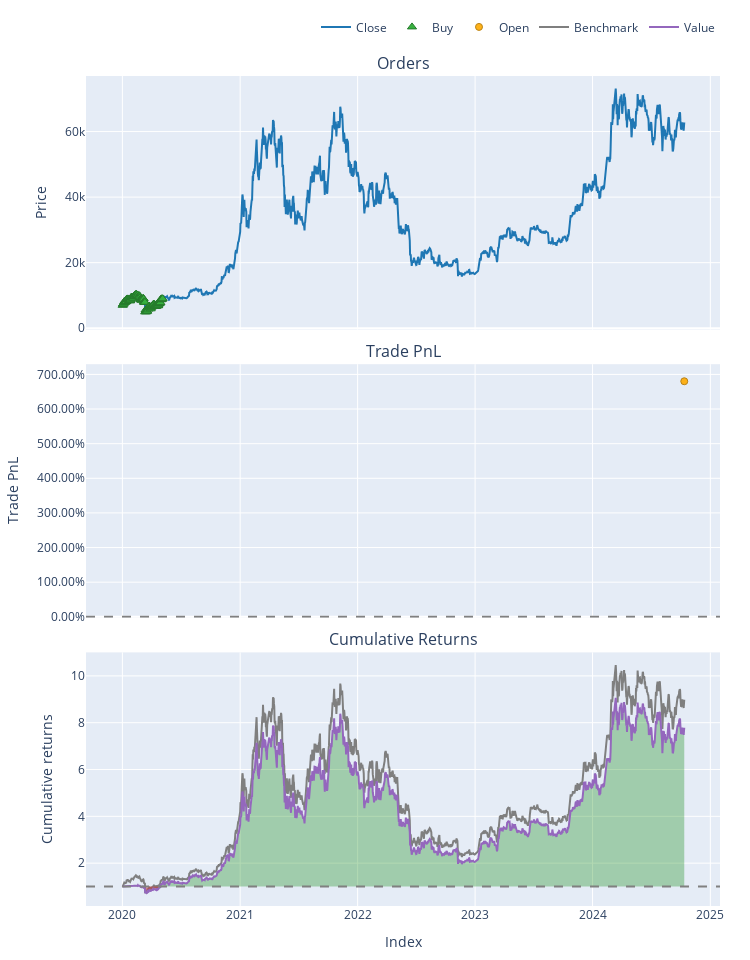

Notebook source saved alongside this figure:
### Code cell
# Wizualizacja wyników
pf.plot().show()

# Wyświetlenie podsumowania wyników
print(pf.stats())

### Figure 1 — Plotly figure (JSON) as saved in the notebook; plotly's stock layout.template omitted (floating-point values rounded to 4 significant figures; data arrays with more than 128 entries replaced by an {"elided": "..."} marker saying what was removed)
{"data": [{"legendgroup": "0", "line": {"color": "#1f77b4"}, "name": "Close", "showlegend": true, "type": "scatter", "uid": "a04e33dc-2a3f-47b0-abf5-e0a6857818c5", "x": {"elided": "1745 str values"}, "xaxis": "x", "y": {"elided": "1745 float values"}, "yaxis": "y"}, {"customdata": {"elided": "125x3 float values"}, "hovertemplate": "Order Id: %{customdata[0]}<br>Timestamp: %{x}<br>Price: %{y}<br>Size: %{customdata[1]:.6f}<br>Fees: %{customdata[2]:.6f}", "legendgroup": "1", "marker": {"color": "#37B13F", "line": {"color": "rgb(38,123,44)", "width": 1}, "size": 8, "symbol": "triangle-up"}, "mode": "markers", "name": "Buy", "type": "scatter", "uid": "32cf2e16-1449-4952-99d3-a75857090d31", "x": ["2020-01-02T00:00:00+00:00", "2020-01-03T00:00:00+00:00", "2020-01-04T00:00:00+00:00", "2020-01-05T00:00:00+00:00", "2020-01-06T00:00:00+00:00", "2020-01-07T00:00:00+00:00", "2020-01-08T00:00:00+00:00", "2020-01-09T00:00:00+00:00", "2020-01-10T00:00:00+00:00", "2020-01-11T00:00:00+00:00", "2020-01-12T00:00:00+00:00", "2020-01-13T00:00:00+00:00", "2020-01-14T00:00:00+00:00", "2020-01-15T00:00:00+00:00", "2020-01-16T00:00:00+00:00", "2020-01-17T00:00:00+00:00", "2020-01-18T00:00:00+00:00", "2020-01-19T00:00:00+00:00", "2020-01-20T00:00:00+00:00", "2020-01-21T00:00:00+00:00", "2020-01-22T00:00:00+00:00", "2020-01-23T00:00:00+00:00", "2020-01-24T00:00:00+00:00", "2020-01-25T00:00:00+00:00", "2020-01-26T00:00:00+00:00", "2020-01-27T00:00:00+00:00", "2020-01-28T00:00:00+00:00", "2020-01-29T00:00:00+00:00", "2020-01-30T00:00:00+00:00", "2020-01-31T00:00:00+00:00", "2020-02-01T00:00:00+00:00", "2020-02-02T00:00:00+00:00", "2020-02-03T00:00:00+00:00", "2020-02-04T00:00:00+00:00", "2020-02-05T00:00:00+00:00", "2020-02-06T00:00:00+00:00", "2020-02-07T00:00:00+00:00", "2020-02-08T00:00:00+00:00", "2020-02-09T00:00:00+00:00", "2020-02-10T00:00:00+00:00", "2020-02-11T00:00:00+00:00", "2020-02-12T00:00:00+00:00", "2020-02-13T00:00:00+00:00", "2020-02-14T00:00:00+00:00", "2020-02-15T00:00:00+00:00", "2020-02-16T00:00:00+00:00", "2020-02-17T00:00:00+00:00", "2020-02-18T00:00:00+00:00", "2020-02-19T00:00:00+00:00", "2020-02-20T00:00:00+00:00", "2020-02-21T00:00:00+00:00", "2020-02-22T00:00:00+00:00", "2020-02-23T00:00:00+00:00", "2020-02-24T00:00:00+00:00", "2020-02-25T00:00:00+00:00", "2020-02-26T00:00:00+00:00", "2020-02-27T00:00:00+00:00", "2020-02-28T00:00:00+00:00", "2020-02-29T00:00:00+00:00", "2020-03-01T00:00:00+00:00", "2020-03-02T00:00:00+00:00", "2020-03-03T00:00:00+00:00", "2020-03-04T00:00:00+00:00", "2020-03-05T00:00:00+00:00", "2020-03-06T00:00:00+00:00", "2020-03-07T00:00:00+00:00", "2020-03-08T00:00:00+00:00", "2020-03-09T00:00:00+00:00", "2020-03-10T00:00:00+00:00", "2020-03-11T00:00:00+00:00", "2020-03-12T00:00:00+00:00", "2020-03-13T00:00:00+00:00", "2020-03-14T00:00:00+00:00", "2020-03-15T00:00:00+00:00", "2020-03-16T00:00:00+00:00", "2020-03-17T00:00:00+00:00", "2020-03-18T00:00:00+00:00", "2020-03-19T00:00:00+00:00", "2020-03-20T00:00:00+00:00", "2020-03-21T00:00:00+00:00", "2020-03-22T00:00:00+00:00", "2020-03-23T00:00:00+00:00", "2020-03-24T00:00:00+00:00", "2020-03-25T00:00:00+00:00", "2020-03-26T00:00:00+00:00", "2020-03-27T00:00:00+00:00", "2020-03-28T00:00:00+00:00", "2020-03-29T00:00:00+00:00", "2020-03-30T00:00:00+00:00", "2020-03-31T00:00:00+00:00", "2020-04-01T00:00:00+00:00", "2020-04-02T00:00:00+00:00", "2020-04-03T00:00:00+00:00", "2020-04-04T00:00:00+00:00", "2020-04-05T00:00:00+00:00", "2020-04-06T00:00:00+00:00", "2020-04-07T00:00:00+00:00", "2020-04-08T00:00:00+00:00", "2020-04-09T00:00:00+00:00", "2020-04-10T00:00:00+00:00", "2020-04-11T00:00:00+00:00", "2020-04-12T00:00:00+00:00", "2020-04-13T00:00:00+00:00", "2020-04-14T00:00:00+00:00", "2020-04-15T00:00:00+00:00", "2020-04-16T00:00:00+00:00", "2020-04-17T00:00:00+00:00", "2020-04-18T00:00:00+00:00", "2020-04-19T00:00:00+00:00", "2020-04-20T00:00:00+00:00", "2020-04-21T00:00:00+00:00", "2020-04-22T00:00:00+00:00", "2020-04-23T00:00:00+00:00", "2020-04-24T00:00:00+00:00", "2020-04-25T00:00:00+00:00", "2020-04-26T00:00:00+00:00", "2020-04-27T00:00:00+00:00", "2020-04-28T00:00:00+00:00", "2020-04-29T00:00:00+00:00", "2020-04-30T00:00:00+00:00", "2020-05-01T00:00:00+00:00", "2020-05-02T00:00:00+00:00", "2020-05-03T00:00:00+00:00", "2020-05-04T00:00:00+00:00", "2020-05-05T00:00:00+00:00"], "xaxis": "x", "y": [6985.0, 7345.0, 7411.0, 7411.0, 7769.0, 8164.0, 8080.0, 7879.0, 8167.0, 8038.0, 8192.0, 8144.0, 8828.0, 8807.0, 8724.0, 8929.0, 8943.0, 8706.0, 8658.0, 8746.0, 8681.0, 8407.0, 8445.0, 8368.0, 8597.0, 8910.0, 9359.0, 9317.0, 9509.0, 9351.0, 9393.0, 9344.0, 9294.0, 9181.0, 9613.0, 9730.0, 9796.0, 9865.0, 10120.0, 9857.0, 10210.0, 10330.0, 10210.0, 10310.0, 9889.0, 9934.0, 9690.0, 10140.0, 9633.0, 9608.0, 9686.0, 9663.0, 9925.0, 9650.0, 9342.0, 8821.0, 8784.0, 8672.0, 8600.0, 8562.0, 8870.0, 8788.0, 8755.0, 9079.0, 9123.0, 8910.0, 8108.0, 7924.0, 7910.0, 7911.0, 4971.0, 5564.0, 5200.0, 5392.0, 5014.0, 5226.0, 5238.0, 6191.0, 6199.0, 6185.0, 5830.0, 6416.0, 6735.0, 6681.0, 6716.0, 6470.0, 6242.0, 5922.0, 6430.0, 6439.0, 6607.0, 6794.0, 6733.0, 6868.0, 6791.0, 7272.0, 7176.0, 7334.0, 7302.0, 6865.0, 6859.0, 6971.0, 6845.0, 6842.0, 6642.0, 7117.0, 7096.0, 7258.0, 7189.0, 6882.0, 6880.0, 7117.0, 7430.0, 7551.0, 7570.0, 7680.0, 7796.0, 7807.0, 8801.0, 8659.0, 8865.0, 8989.0, 8897.0, 8913.0, 9003.0], "yaxis": "y"}, {"customdata": [[0, 0, 6789000.0, 6.803]], "hovertemplate": "Exit Trade Id: %{customdata[0]}<br>Position Id: %{customdata[1]}<br>Exit Timestamp: %{x}<br>PnL: %{customdata[2]:.6f}<br>Return: %{customdata[3]:.2%}", "legendgroup": "2", "marker": {"color": "#FFAA00", "line": {"color": "rgb(178,118,0)", "width": 1}, "opacity": [0.9], "size": [7], "symbol": "circle"}, "mode": "markers", "name": "Open", "type": "scatter", "uid": "0fd0ba3d-1031-4af7-ae9d-94b1fd18019c", "x": ["2024-10-12T00:00:00+00:00"], "xaxis": "x2", "y": [6.803], "yaxis": "y2"}, {"legendgroup": "3", "line": {"color": "#7f7f7f"}, "name": "Benchmark", "showlegend": true, "type": "scatter", "uid": "aa5c05e6-6f8e-4cc8-9175-55b0edf40a9f", "x": {"elided": "1745 str values"}, "xaxis": "x3", "y": {"elided": "1745 float values"}, "yaxis": "y3"}, {"hoverinfo": "skip", "legendgroup": "4", "line": {"color": "rgba(0, 0, 0, 0)", "width": 0}, "opacity": 0, "showlegend": false, "type": "scatter", "uid": "2ce07d64-f5bb-4601-9c86-e43a8bd35360", "x": {"elided": "1745 str values"}, "xaxis": "x3", "y": {"elided": "1745 int values"}, "yaxis": "y3"}, {"connectgaps": false, "fill": "tonexty", "fillcolor": "rgba(0, 128, 0, 0.3)", "hoverinfo": "skip", "legendgroup": "4", "line": {"color": "rgba(0, 0, 0, 0)", "width": 0}, "opacity": 0, "showlegend": false, "type": "scatter", "uid": "a9480d61-b53c-4399-accc-3c52c43b1956", "x": {"elided": "1745 str values"}, "xaxis": "x3", "y": {"elided": "1745 float values"}, "yaxis": "y3"}, {"hoverinfo": "skip", "legendgroup": "4", "line": {"color": "rgba(0, 0, 0, 0)", "width": 0}, "opacity": 0, "showlegend": false, "type": "scatter", "uid": "b4e07975-7e96-4a11-bcb1-3b172dbf9851", "x": {"elided": "1745 str values"}, "xaxis": "x3", "y": {"elided": "1745 int values"}, "yaxis": "y3"}, {"connectgaps": false, "fill": "tonexty", "fillcolor": "rgba(255, 0, 0, 0.3)", "hoverinfo": "skip", "legendgroup": "4", "line": {"color": "rgba(0, 0, 0, 0)", "width": 0}, "opacity": 0, "showlegend": false, "type": "scatter", "uid": "8d7d8f32-283a-4020-a5aa-17226d181340", "x": {"elided": "1745 str values"}, "xaxis": "x3", "y": {"elided": "1745 float values"}, "yaxis": "y3"}, {"legendgroup": "5", "line": {"color": "#9467bd"}, "name": "Value", "showlegend": true, "type": "scatter", "uid": "a2bd4c0d-d27f-4b75-96d0-da1609d41985", "x": {"elided": "1745 str values"}, "xaxis": "x3", "y": {"elided": "1745 float values"}, "yaxis": "y3"}, {"hoverinfo": "skip", "legendgroup": "4", "line": {"color": "rgba(0, 0, 0, 0)", "width": 0}, "opacity": 0, "showlegend": false, "type": "scatter", "uid": "b1270f7c-6a2f-4a27-9838-462663af2d05", "x": {"elided": "1745 str values"}, "xaxis": "x3", "y": {"elided": "1745 int values"}, "yaxis": "y3"}], "layout": {"annotations": [{"font": {"size": 16}, "showarrow": false, "text": "Orders", "x": 0.5, "xanchor": "center", "xref": "paper", "y": 1, "yanchor": "bottom", "yref": "paper"}, {"font": {"size": 16}, "showarrow": false, "text": "Trade PnL", "x": 0.5, "xanchor": "center", "xref": "paper", "y": 0.6528, "yanchor": "bottom", "yref": "paper"}, {"font": {"size": 16}, "showarrow": false, "text": "Cumulative Returns", "x": 0.5, "xanchor": "center", "xref": "paper", "y": 0.3056, "yanchor": "bottom", "yref": "paper"}], "height": 960, "legend": {"orientation": "h", "traceorder": "normal", "x": 1, "xanchor": "right", "y": 1.042, "yanchor": "bottom"}, "margin": {"b": 30, "l": 30, "r": 30, "t": 30}, "shapes": [{"line": {"color": "gray", "dash": "dash"}, "type": "line", "x0": 0, "x1": 1, "xref": "paper", "y0": 0, "y1": 0, "yref": "y2"}, {"line": {"color": "gray", "dash": "dash"}, "type": "line", "x0": 0, "x1": 1, "xref": "paper", "y0": 1, "y1": 1, "yref": "y3"}], "showlegend": true, "width": 750, "xaxis": {"anchor": "y", "autorange": true, "domain": [0, 1], "matches": "x3", "range": ["2019-09-09 16:40:40.546", "2025-02-01 08:09:12.7233"], "showticklabels": false, "type": "date"}, "xaxis2": {"anchor": "y2", "autorange": true, "domain": [0, 1], "matches": "x3", "range": ["2019-09-09 16:40:40.546", "2025-02-01 08:09:12.7233"], "showticklabels": false, "type": "date"}, "xaxis3": {"anchor": "y3", "autorange": true, "domain": [0, 1], "range": ["2019-09-09 16:40:40.546", "2025-02-01 08:09:12.7233"], "title": {"text": "Index"}, "type": "date"}, "yaxis": {"anchor": "x", "autorange": true, "domain": [0.6944, 1], "range": [-421.5, 76950.0], "title": {"text": "Price"}, "type": "linear"}, "yaxis2": {"anchor": "x2", "autorange": true, "domain": [0.3472, 0.6528], "range": [-0.02884, 7.295], "tickformat": ".2%", "title": {"text": "Trade PnL"}, "type": "linear"}, "yaxis3": {"anchor": "x3", "autorange": true, "domain": [0, 0.3056], "range": [0.1699, 11.0], "title": {"text": "Cumulative returns"}, "type": "linear"}}}
